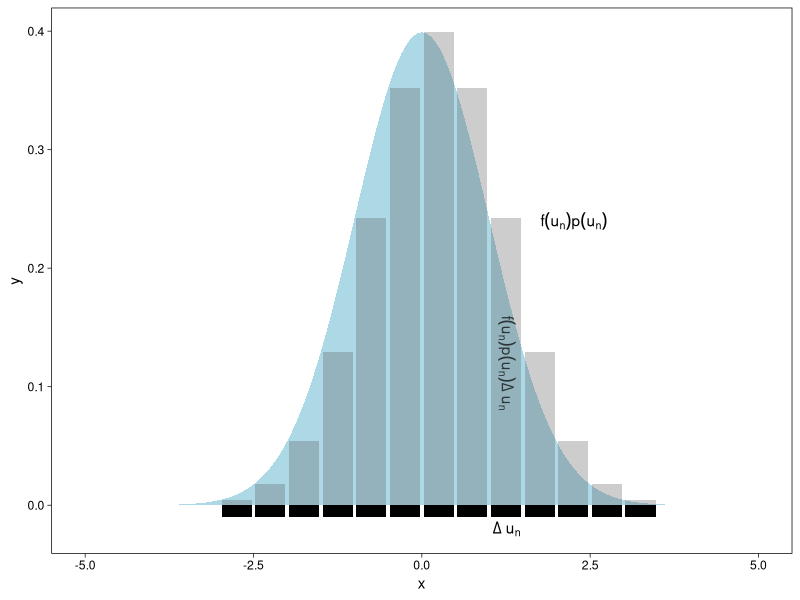
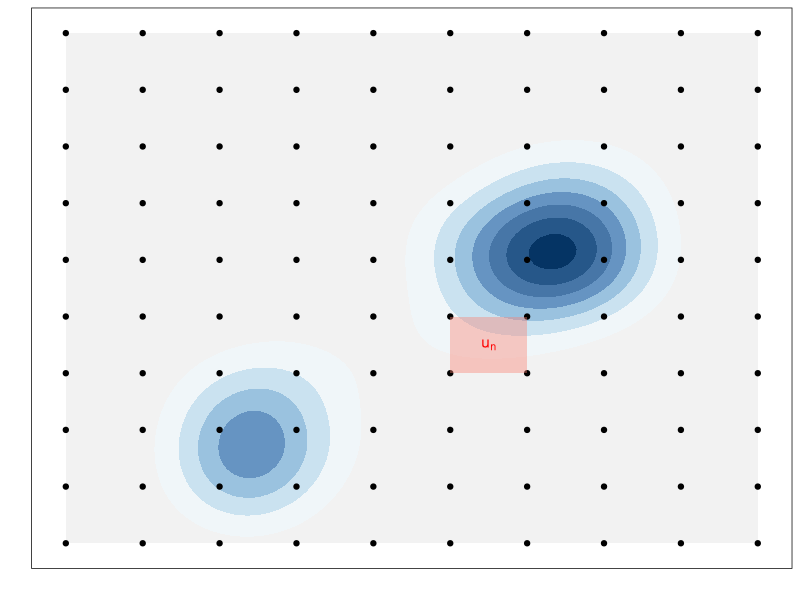
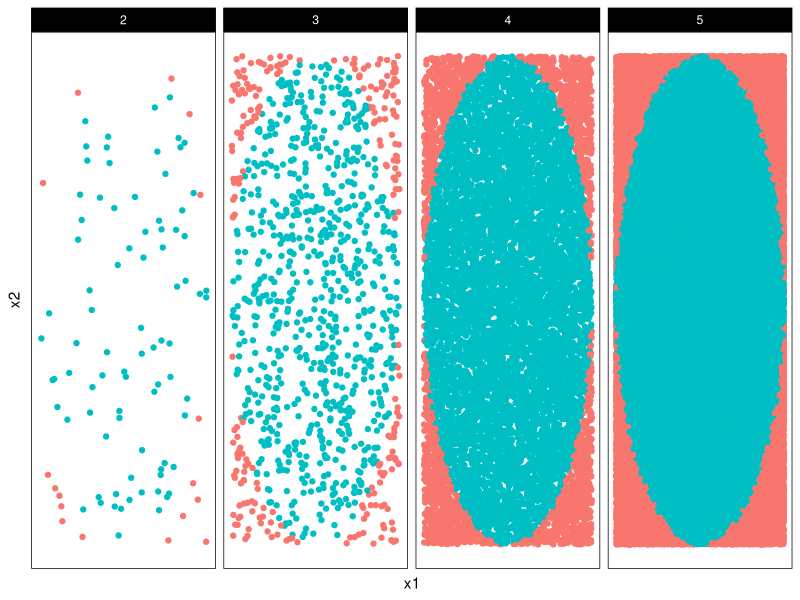
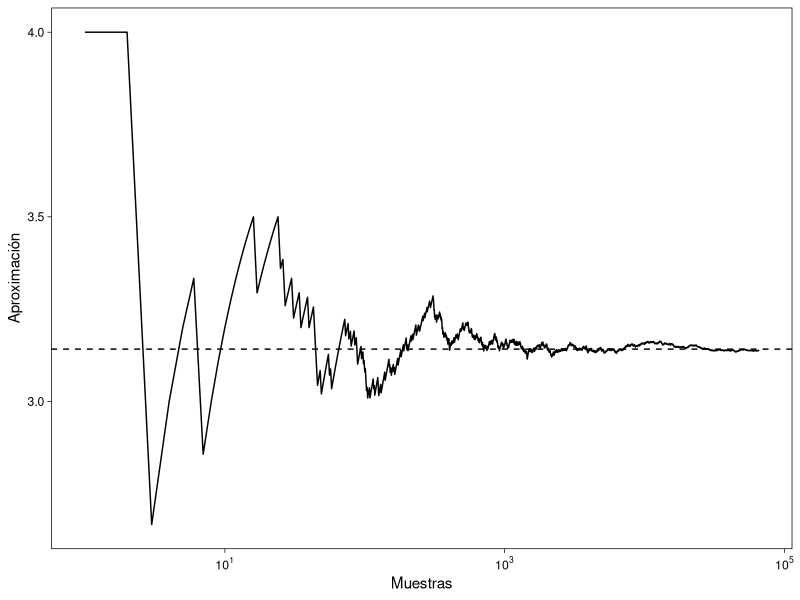
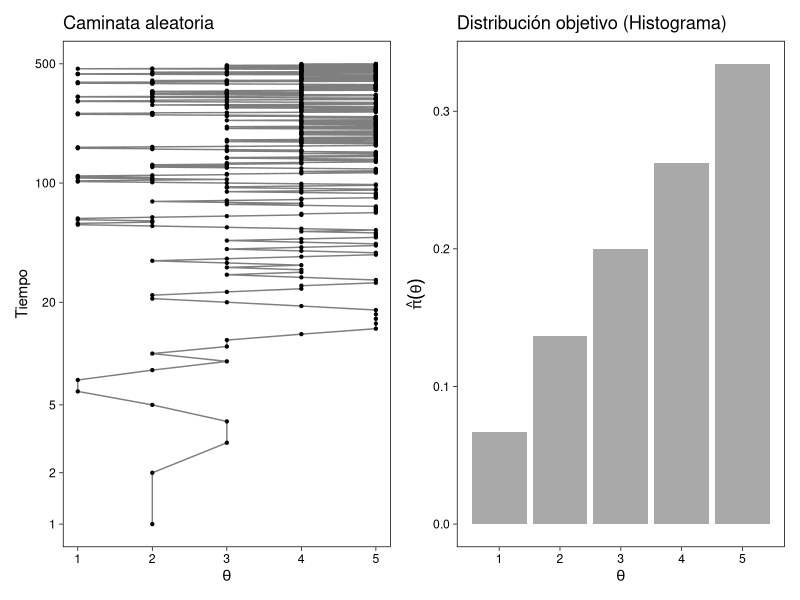
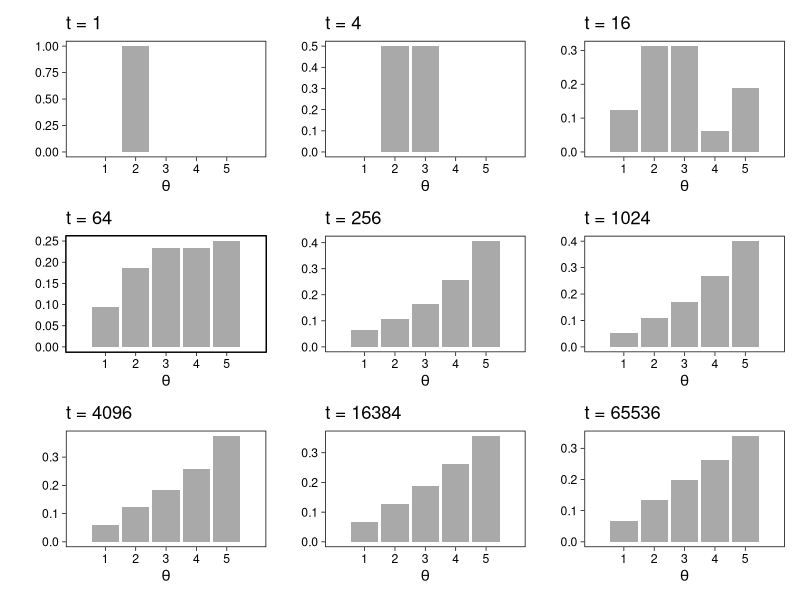
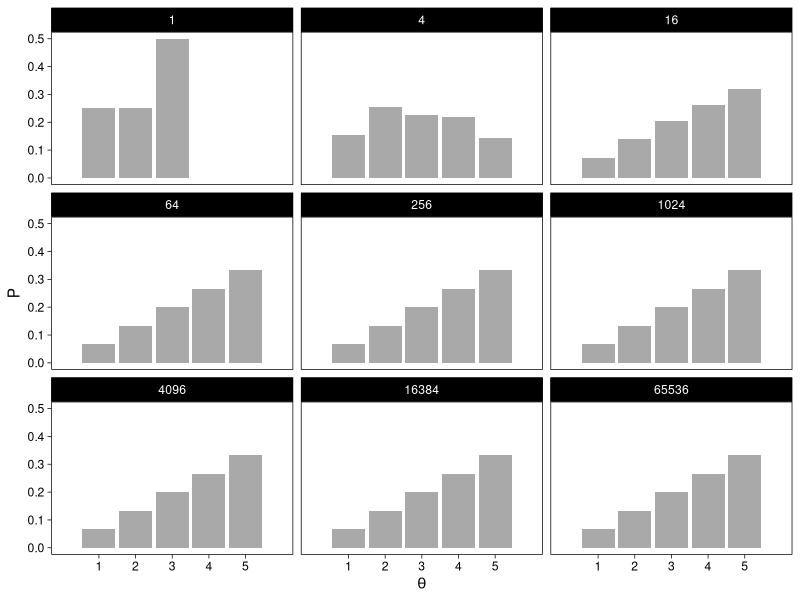
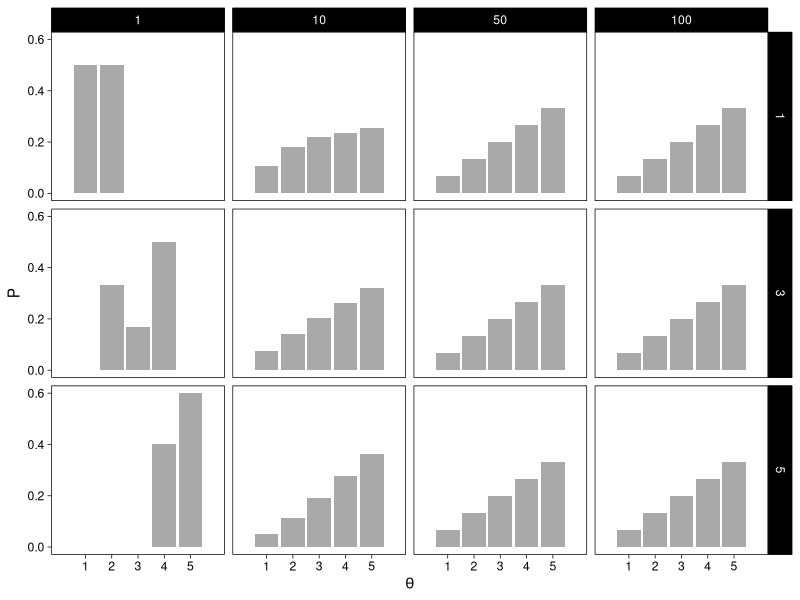

These charts were generated, in order, by the following R code:
## ---- chunk 1
library(tidyverse)
library(patchwork)
library(scales)
knitr::opts_chunk$set(echo = TRUE, message = FALSE, warning=FALSE, 
                      fig.align = 'center', fig.width = 5, fig.height=3, cache = TRUE)
comma <- function(x) format(x, digits = 2, big.mark = ",")
theme_set(theme_linedraw())
color.blues <- c(NA,"#BDD7E7", "#6BAED6", "#3182BD", "#08519C", "#074789", "#063e77", "#053464")
color.itam  <- c("#00362b", "#00503f", "#006953", "#008367", "#009c7b", "#00b68f")


sin_lineas <- theme(panel.grid.major = element_blank(), panel.grid.minor = element_blank())
sin_leyenda <- theme(legend.position = "none")
sin_ejes <- theme(axis.ticks = element_blank(), 
        axis.text = element_blank())
## ---- chunk 2
grid.n <- 11
grid.size <- 6/(grid.n+1)
norm.cuadrature <- tibble(x = seq(-3, 3, by = grid.size), y = dnorm(x) )

## ---- chunk 3

norm.density <- tibble(x = seq(-5, 5, by = .01), 
       y = dnorm(x) ) 
  
norm.cuadrature %>% 
  ggplot(aes(x=x + grid.size/2, y=y)) + 
    geom_area(data = norm.density, aes(x = x, y = y), fill = 'lightblue') + 
    geom_bar(stat="identity", alpha = .3) + 
    geom_bar(aes(x = x + grid.size/2, y = -0.01), fill = 'black', stat="identity") + 
    sin_lineas + xlab('x') + 
    annotate('text', label = expression(Delta~u[n]), x = .01 + 5 * grid.size/2, y = -.02) + 
    annotate('text', label = expression(f(u[n]) * p(u[n]) ), x = .01 + 9 * grid.size/2, y = dnorm(.01 + 4 * grid.size/2)) + 
    annotate('text', label = expression(f(u[n]) * p(u[n]) * Delta~u[n]), 
             x = .01 + 5 * grid.size/2, y = dnorm(.01 + 4 * grid.size/2)/2, 
             angle = -90, alpha = .7)
  

## ---- chunk 4
norm.cuadrature %>% 
  summarise(approx = sum(y * grid.size), N = n()) %>% 
  round(5)
## ---- chunk 5
crear_log_post <- function(n, k){
  function(theta){
    verosim <- k * log(theta) + (n - k) * log(1 - theta)
    inicial <- log(theta)
    log_p_factor <- verosim + inicial
    log_p_factor
  }
}
# observamos 3 éxitos en 4 pruebas:
log_post <- crear_log_post(4, 3)
prob_post <- function(x) { exp(log_post(x))}
# integramos numéricamente
p_x <- integrate(prob_post, lower = 0, upper = 1, subdivisions = 100L)
p_x
## ---- chunk 6
media_funcion <- function(theta){
  theta * prob_post(theta) / p_x$value
}
integral_media <- integrate(media_funcion, lower = 0, upper = 1, subdivisions = 100L)
media_post <- integral_media$value 
media_post
## ---- chunk 7
5/(2+5)
## ---- chunk 8
# Codigo utilizado: 
# https://stackoverflow.com/questions/17521438/geom-rect-and-alpha-does-this-work-with-hard-coded-values

m <- ggplot(faithful, aes(x = eruptions, y = waiting)) +
 xlim(0.5, 6) +
 ylim(40, 110)

grid.size <- 10 - 1

mesh <- expand.grid(x = seq(0.5, 6, by = (6-.5)/grid.size), y = seq(40, 110, by = (110-40)/grid.size))

m + geom_density_2d_filled(aes(alpha = ..level..), bins = 8) + 
  scale_fill_manual(values = color.blues) + 
  sin_lineas + theme(legend.position = "none")  + 
  geom_point(data = mesh, aes(x = x, y = y)) + 
  annotate("rect", xmin = .5 + 5 * (6-.5)/grid.size, 
            xmax = .5 + 6 * (6-.5)/grid.size, 
            ymin = 40 + 3 * (110-40)/grid.size, 
            ymax = 40 + 4 * (110-40)/grid.size,
            linestyle = 'dashed', 
           fill = 'salmon', alpha = .4) + ylab("") + xlab("") + 
  annotate('text', x = .5 + 5.5 * (6-.5)/grid.size, 
                   y = 40 + 3.5 * (110-40)/grid.size, 
           label = expression(u[n]), color = 'red') +
  theme(axis.ticks = element_blank(), 
        axis.text = element_blank())

## ---- chunk 9

genera_dardos <- function(n = 100){
  tibble(x1 = runif(n, min = -1, max = 1), 
         x2 = runif(n, min = -1, max = 1)) %>% 
    mutate(resultado = ifelse(x1**2 + x2**2 <= 1., 1., 0.))
}

dardos <- tibble(n = seq(2,5)) %>% 
  mutate(datos = map(10**n, genera_dardos)) %>% 
  unnest() 

dardos %>% 
  ggplot(aes(x = x1, y = x2)) + 
    geom_point(aes(color = factor(resultado))) + 
    facet_wrap(~n, nrow = 1) + 
    sin_lineas + sin_ejes + sin_leyenda

## ---- chunk 10
set.seed(1087)

genera_dardos(n = 2**16) %>% 
  mutate(n = seq(1, 2**16), 
         approx = cummean(resultado) * 4) %>% 
  ggplot(aes(x = n, y = approx)) + 
    geom_line() + 
    geom_hline(yintercept = pi, linetype = 'dashed') + 
    scale_x_continuous(trans='log10', 
                       labels = trans_format("log10", math_format(10^.x))) + 
    ylab('Aproximación') + xlab("Muestras") + sin_lineas
  

## ---- chunk 11
theta <- rbeta(10000, 5, 2)
media_post <- mean(theta)
momento_2_post <- mean(theta^2)
c(media_post, momento_2_post)
## ---- chunk 12
mean(exp(theta) > 2)
## ---- chunk 13
datos <- tibble(
  sabor = c("fresa", "limón", "mango", "guanábana"),
  n = c(50, 45, 51, 50), gusto = c(36, 35, 42, 29)) %>% 
  mutate(prop_gust = gusto / n)
datos
## ---- chunk 14
datos <- datos %>% 
  mutate(a_post = gusto + 2, b_post = n - gusto + 1)
datos
## ---- chunk 15
simular_conjunta <- function(rep, datos){
  datos %>% mutate(valor_sim = map2_dbl(a_post, b_post, ~ rbeta(1, .x, .y))) %>% 
    select(sabor, valor_sim) 
}
simular_conjunta(1, datos) 
## ---- chunk 16
# esta no es una manera muy rápida, podríamos calcular todas las
# simulaciones de cada parámetro de manera vectorizada
sims_posterior <- tibble(rep = 1:1000) %>% 
  mutate(sims = map(rep, ~ simular_conjunta(.x, datos))) %>% 
  unnest(cols = sims)
sims_posterior
## ---- chunk 17
sims_posterior %>% 
  group_by(rep) %>% 
  mutate(sabor = sabor[which.max(valor_sim)]) %>% 
  group_by(sabor) %>% 
  count() %>% 
  ungroup() %>% 
  mutate(prop = n / sum(n))
## ---- chunk 18

sims_posterior %>% 
  pivot_wider(values_from = valor_sim, names_from = sabor) %>% 
  mutate(preferencia = mango > limón) %>% 
  summarise(mango_limon = mean(preferencia))
  
## ---- chunk 19

set.seed(1087)

islas <- tibble(islas = 1:5, pob = 1:5)
camina_isla <- function(i){ # i: isla actual
    u <- runif(1) # volado
    v <- ifelse(u < 0.5, i - 1, i + 1)  # isla vecina (índice)
    if (v < 1 | v > 5) { # si estas en los extremos y el volado indica salir
      return(i)
    }
    u2 <- runif(1)
    p_move = min(islas$pob[v] / islas$pob[i], 1)
    if (p_move  > u2) {
        return(v) # isla destino
    }
    else {
      return(i) # me quedo en la misma isla
    }
}
pasos <- 100000
iteraciones <- numeric(pasos)
iteraciones[1] <- sample(1:5, 1) # isla inicial
for (j in 2:pasos) {
    iteraciones[j] <- camina_isla(iteraciones[j - 1])
}
caminata <- tibble(pasos = 1:pasos, isla = iteraciones)
plot_caminata <- ggplot(caminata[1:500, ], aes(x = pasos, y = isla)) +
    geom_point(size = 0.8) +
    geom_path(alpha = 0.5) +
    coord_flip() + 
    labs(title = "Caminata aleatoria") +
    scale_x_continuous(trans = "log10", "Tiempo", breaks = c(1, 2, 5, 20, 100, 500)) +
    scale_y_continuous( expression(theta)) + sin_lineas
plot_dist <- ggplot(caminata, aes(x = isla)) +
    geom_bar(fill = "darkgray", aes(y = (..count..)/sum(..count..))) +
    scale_x_continuous(expression(theta), breaks = 1:10) +
    labs(title = "Distribución objetivo (Histograma)", 
       y = expression(hat(pi)(theta))) + sin_lineas
plot_caminata + plot_dist
## ---- chunk 20
t <- 4**(0:8)
plots_list <- map(t, function(i){
    ggplot(caminata[1:i, ], aes(x = isla)) +
        geom_bar(fill = "darkgray", aes(y = (..count..)/sum(..count..))) +
        labs(y = "", x = "", title = paste("t = ", i, sep = "")) +
        scale_x_continuous(expression(theta), breaks = 1:5, limits = c(0, 6)) + 
    sin_lineas
})
wrap_plots(plots_list)
## ---- chunk 21
library(expm)
transMat <- function(P){ # recibe vector de probabilidades (o población)
    T <- matrix(0, 5, 5)
    n <- length(P - 1) # número de estados
    for (j in 2:n - 1) { # llenamos por fila
        T[j, j - 1] <- 0.5 * min(P[j - 1] / P[j], 1)
        T[j, j] <- 0.5 * (1 - min(P[j - 1] / P[j], 1)) + 
                   0.5 * (1 - min(P[j + 1] / P[j], 1))
        T[j, j + 1] <- 0.5 * min(P[j + 1] / P[j], 1)
    }
    # faltan los casos j = 1 y j = n
    T[1, 1] <- 0.5 + 0.5 * (1 - min(P[2] / P[1], 1))
    T[1, 2] <- 0.5 * min(P[2] / P[1], 1)
    T[n, n] <- 0.5 + 0.5 * (1 - min(P[n - 1] / P[n], 1))
    T[n, n - 1] <- 0.5 * min(P[n - 1] / P[n], 1)
    T
}
T <- transMat(islas$pob)
w <- c(0, 1, rep(0, 3))
t <- 4**(0:8)
expT <- map_df(t, ~data.frame(t = ., w %*% (T %^% .)))
expT_long <- expT %>%
    gather(theta, P, -t) %>% 
    mutate(theta = parse_number(theta))
ggplot(expT_long, aes(x = theta, y = P)) +
    geom_bar(stat = "identity", fill = "darkgray") + 
    facet_wrap(~ t) +
    scale_x_continuous(expression(theta), breaks = 1:5, limits = c(0, 6)) + 
  sin_lineas
## ---- chunk 22
inicio_p <- function(i){
    w <- rep(0, 5)
    w[i] <- 1
    t <- c(1, 10, 50, 100)
    exp_t <- map_df(t, ~ data.frame(t = .x, inicio = i, w %*% (T %^% .))) %>%
        gather(theta, P, -t, -inicio) %>% 
        mutate(theta = parse_number(theta))
    exp_t
}
exp_t <- map_df(c(1, 3, 5), inicio_p)
ggplot(exp_t, aes(x = as.numeric(theta), y = P)) +
    geom_bar(stat = "identity", fill = "darkgray") + 
    facet_grid(inicio ~ t) +
    scale_x_continuous(expression(theta), breaks = 1:5, limits = c(0, 6)) + 
  sin_lineas
## ---- chunk 23
crear_metropolis <- function(fun_log, sigma_salto = 0.1){
  # fun_log es la funcion objetivo en escaa logaritmica
  # sigma_salto es la varianza de los saltos en la propuesta
  iterar_metropolis <- function(theta_inicial, n){
    p <- length(theta_inicial)
    nombres <- names(theta_inicial)
    iteraciones <- matrix(0, nrow = n, ncol = p)
    colnames(iteraciones) <- nombres
    iteraciones[1,] <- theta_inicial
    for(i in 2:n){
      theta <- iteraciones[i - 1, ]
      theta_prop <- theta + rnorm(p, 0, sigma_salto)
      # exp(log(p) - log(q)) = p/q
      cociente <- exp(fun_log(theta_prop) - fun_log(theta))
      if(cociente >= 1 || runif(1,0,1) < cociente){
        iteraciones[i, ] <- theta_prop
      } else {
        iteraciones[i, ] <- theta  
      }
    }
    iteraciones_tbl <- iteraciones %>% 
      as_tibble() %>%  
      mutate(iter_num = row_number()) %>% 
      select(iter_num, everything())
    iteraciones_tbl
  }
  iterar_metropolis
}
## ---- chunk 24
exp_no_norm <- function(x) {
  z <- ifelse(x > 0, exp(-0.5 * x), 0)
  log(z)
}

iterador_metro <- crear_metropolis(exp_no_norm, sigma_salto = 0.5)
sims_tbl <- iterador_metro(c(theta = 0.5), 10000)
g_exp_mh <- ggplot(sims_tbl, aes(x = theta)) + 
  geom_histogram(aes(y = ..density..)) + 
  xlim(0, 20) + ggtitle("Metropolis-Hastings")+ sin_lineas + 
  xlab(expression(theta))

g_exp_rexp <- tibble(theta = rexp(10000, rate = .5)) %>% 
  ggplot(aes(x = theta)) + 
  geom_histogram(aes(y = ..density..)) + 
  xlim(0, 20) + ggtitle("rexp")+ sin_lineas + 
  xlab(expression(theta))

g_exp_mh + g_exp_rexp
## ---- chunk 25
beta_no_norm <- function(x) {
  z <- ifelse(x > 0 && x < 1, (x^2)*(1-x), 0)
  log(z)
}

iterador_metro <- crear_metropolis(beta_no_norm, sigma_salto = 0.04)
sims_metro_tbl <- iterador_metro(c(theta = 0.5), 50000)
sims_indep_tbl <- tibble(iter_num = 1:30000, theta = rbeta(30000, 3, 2))
g_1 <- ggplot(sims_metro_tbl, aes(x = theta)) + 
  geom_histogram(aes(y = ..density..)) +
  labs(subtitle = "Metropolis-Hastings")+ sin_lineas + xlab(expression(theta))
g_2 <- ggplot(sims_indep_tbl, aes(x = theta)) + 
  geom_histogram(aes(y = ..density..)) +
  labs(subtitle = "rbeta")+ sin_lineas + xlab(expression(theta))
g_1 + g_2
## ---- chunk 26
g_metropolis <- sims_metro_tbl %>% 
  filter(iter_num < 500) %>% 
  ggplot(aes(x = iter_num, y = theta)) +
  geom_line() + labs(subtitle = "Metropolis-Hastings")+ sin_lineas + 
  ylab(expression(theta))
g_indep <- sims_indep_tbl %>% 
  filter(iter_num < 500) %>% 
  ggplot(aes(x = iter_num, y = theta)) +
  geom_line() + labs(subtitle = "Independientes")+ sin_lineas + 
  ylab(expression(theta))
g_metropolis + g_indep
## ---- chunk 27
media_1 <- sims_metro_tbl %>% summarise(media_post = mean(theta)) %>% pull(media_post)
media_2 <- sims_indep_tbl %>% summarise(media_post = mean(theta)) %>% pull(media_post)
media_exacta <- 3/(3 + 2)
tibble(metodo = c("sim Metropolis-Hastings", "sim Independiente", "exacto"),
       media_post = c(media_1, media_2, media_exacta))
## ---- chunk 28
sim_indep <- tibble(theta = rgamma(10000, 20, 100))
ggplot(sim_indep, aes(x = theta)) + geom_histogram()+ sin_lineas + 
  xlab(expression(theta))
## ---- chunk 29
# logaritmo de densidad no normalizada
log_f_dist <- function(x) 210 + dgamma(x, 20, 100, log = TRUE)
# iterar
iterador_metro_chico <- crear_metropolis(log_f_dist, sigma_salto = 0.001)
sims_chico_tbl <- iterador_metro_chico(c(theta = 0.02), 50000)
g_sim <- ggplot(sims_chico_tbl %>% filter(iter_num < 3000), 
                aes(x = iter_num, y = theta)) + 
  geom_line() + sin_lineas + ylab(expression(theta)) + 
  ylim(c(0, 0.5))

dist_bplot <- ggplot(tibble(x = rgamma(10000, 20, 100)), 
                     aes(y = x, x = "a")) + 
  geom_violin() + 
  ylab("") + sin_lineas +
  ylim(0, 0.5)

g_sim + dist_bplot + plot_layout(widths = c(5, 1))
## ---- chunk 30
set.seed(831)
iterador_metro_grande <- crear_metropolis(log_f_dist, sigma_salto = 20)
sims_grande_tbl <- iterador_metro_grande(c(theta = 0.02), 50000)

g_sim <- ggplot(sims_grande_tbl %>% filter(iter_num < 3000), 
                aes(x = iter_num, y = theta)) + 
  geom_line() + sin_lineas + ylab(expression(theta)) + 
  ylim(c(0, 0.5))

g_sim + dist_bplot + plot_layout(widths = c(5, 1))
## ---- chunk 31
set.seed(831)
iterador_metro_apropiada <- crear_metropolis(log_f_dist, sigma_salto = 0.1)
sims_tbl <-iterador_metro_apropiada(c(theta = 0.02), 50000)
g_sim <- ggplot(sims_tbl %>% filter(iter_num < 3000), 
  aes(x = iter_num, y = theta)) + geom_line() + ylim(c(0, 0.5)) + sin_lineas + 
  ylab(expression(theta))
g_sim + dist_bplot + plot_layout(widths = c(5, 1))
## ---- chunk 32
estimaciones_media <- map_dfr(
  list(sims_chico_tbl, sims_grande_tbl, sims_tbl), 
  ~ filter(.x, iter_num < 3000) %>% 
    summarise(media = mean(theta))) %>% 
    mutate(tipo = c("salto chico", "salto grande", "salto apropiado"))
estimaciones_media %>% bind_rows(tibble(tipo = "exacta", media = 20/100)) %>% 
  select(tipo, media)
## ---- chunk 33
set.seed(6222131)
sims_chica_tbl <- iterador_metro_chico(c(theta = 0.02), 5000)
sims_grande_tbl <- iterador_metro_grande(c(theta = 0.02), 5000)
estimaciones_media <- map_dfr(
    list(sims_chica_tbl, sims_grande_tbl, sims_tbl), 
    ~ filter(.x, iter_num < 3000) %>% 
  summarise(media = mean(theta))) %>% 
  mutate(tipo = c("salto chico", "salto grande", "salto apropiado"))
estimaciones_media %>% bind_rows(tibble(tipo = "exacta", media = 20/100)) %>% 
  select(tipo, media)
## ---- chunk 34
library(mvtnorm)

mu <- c(1, 2)
Sigma <- matrix(c(1, .75, .75, 1), nrow = 2)

crear_log_norm <- function(mu, Sigma){
  # calcula log_posterior
  log_norm <- function(x){
      log_verosim <- dmvnorm(x, mu, Sigma, log = TRUE)
  }
  log_norm
}

log_norm <- crear_log_norm(mu, Sigma)

calibra_metropolis <- function(sigma){
  
  metro_normal <- crear_metropolis(log_norm, sigma_salto = sigma)
  metro_normal(c(x1 = 0, x2 = 0), 100) %>% 
    select(-iter_num) %>% 
    unique() %>% 
    summarise(accep = n()/100) %>% 
    pull(accep)
  
}

tibble(sigma = c(.1, .5, .75, 1., 2.33/sqrt(2), 2.5)) %>% 
  mutate(accep = map_dbl(sigma, calibra_metropolis))

## ---- chunk 35

set.seed(1087)

# plot.grid <- %>% 
  
plot.grid <- expand_grid(x = seq(-2,5, by = 7/99), y = seq(-1,5, by = 6/99))

plot.grid <- plot.grid %>% 
  mutate(density = dmvnorm(plot.grid, mean = mu, sigma = Sigma))

plot.breaks <- plot.grid %>% 
  summarise(breaks = quantile(density, probs = c(.67, .90, .99))) %>% 
  pull(breaks)


cadena_normal <- function(sigma){
  
  metro_normal <- crear_metropolis(log_norm, sigma_salto = sigma)
  metro_normal(c(x1 = -2, x2 = 4), 50)
  
}

tibble(sigma = c(.1, .5, .75, 2.33/sqrt(2), 2.5, 5)) %>% 
  mutate(cadenas = map(sigma, cadena_normal)) %>% 
  unnest(cadenas) %>% 
  ggplot(aes(x = x1, y = x2)) + 
    geom_contour(data = plot.grid, aes(x,y,z = density), breaks = plot.breaks) + 
    geom_path() + geom_point() + 
    geom_point(data = tibble(x = -2, y = 4), aes(x, y), color = 'red') + 
    facet_wrap(~round(sigma,2)) + 
    xlab(expression(x[1])) + ylab(expression(x[2])) + 
    sin_lineas


## ---- chunk 36
crear_log_posterior_norm <- function(x = datos, m_0, n_0, a, b){
  # calcula log_posterior
  log_posterior <- function(mu, sigma){
      log_verosim <- sum(dnorm(x, mu, sigma, log = TRUE))
      tau <- 1 / sigma^2
      log_inicial <- 
        dgamma(tau, a, b, log = TRUE) + 
        dnorm(mu, mu_0, sigma/sqrt(n_0), log = TRUE)
      log_p <- log_verosim + log_inicial
      log_p
  }
  log_posterior
}
## ---- chunk 37
# parametros de inicial y datos
a <- 3
b <- 140
mu_0 <- 175
n_0 <- 5
set.seed(3413)
cantantes <- lattice::singer %>% 
  mutate(estatura_cm = round(2.54 * height)) %>% 
  filter(str_detect(voice.part, "Tenor")) %>% 
  sample_n(20)
## ---- chunk 38
log_p <- crear_log_posterior_norm(cantantes$estatura_cm, mu_0, n_0, a, b) 
log_post <- function(pars) { log_p(pars[1], pars[2]) }
set.seed(823)
metro_normal <- crear_metropolis(log_post, sigma_salto = 0.5)
sim_tbl <- metro_normal(c(mu = 172, sigma = 3), 50000) 
ggplot(sim_tbl %>% filter(iter_num < 100), 
       aes(x = mu, y = sigma)) + 
  geom_path() +
  geom_point() + sin_lineas + 
  xlab(expression(mu)) + ylab(expression(sigma))
## ---- chunk 39
g_normal <- ggplot(sim_tbl, aes(x = mu, y = sigma)) + 
  geom_point(alpha = 0.05)+ coord_equal() + ylim(c(0, 14)) + 
  sin_lineas + xlab(expression(mu)) + ylab(expression(sigma))
g_normal
## ---- chunk 40
sim_tbl %>% summarise(across(is_double, mean))
## ---- chunk 41
crear_log_posterior <- function(x, m_0, sigma_0, inf, sup){
  # calcula log_posterior
  log_posterior <- function(mu, sigma){
      log_verosim <- sum(dnorm(x, mu, sigma, log = TRUE))
      log_inicial <- 
        dunif(sigma, inf, sup, log = TRUE) + 
        dnorm(mu, mu_0, sigma_0, log = TRUE)
      log_p <- log_verosim + log_inicial
      log_p
  }
  log_posterior
}
## ---- chunk 42
log_p <- crear_log_posterior(cantantes$estatura_cm, 175, 3, 2, 20) 
log_post <- function(pars) { log_p(pars[1], pars[2]) }
## ---- chunk 43
set.seed(8231)
metro_normal <- crear_metropolis(log_post, sigma_salto = 0.5)
sim_tbl <- metro_normal(c(mu = 172, sigma = 5), 50000) 
g_normal_2 <- ggplot(sim_tbl, aes(x = mu, y = sigma))  +
  geom_point(alpha = 0.05) + coord_equal() + ylim(c(0, 14)) + sin_lineas + 
  xlab(expression(mu)) + ylab(expression(sigma))
g_normal + g_normal_2
## ---- chunk 44

sim_tbl %>% summarise(across(is.numeric, mean))

## ---- chunk 45
tau <- rgamma(5000, 3, 150)
sigma <- 1/sqrt(tau)
quantile(sigma, c(0.01,0.1, 0.9, 0.99))
quantile(runif(5000, 2, 25), c(0.01,0.1, 0.9, 0.99))
## ---- chunk 46
sim_formas <- function(p_azar, p_corr){
  tipo <- rbinom(1, 1, 1 - p_azar)
  if(tipo==0){
    # al azar
    x <- rbinom(1, 10, 1/5)
  } else {
    # no al azar
    x <- rbinom(1, 10, p_corr)
  }
  x
}
## ---- chunk 47
set.seed(12)
muestra <- map_dbl(1:200, ~ sim_formas(0.35, 0.5))
qplot(muestra, geom = 'bar') + sin_lineas
## ---- chunk 48
qbeta(c(0.1, 0.9), 1, 5) %>% round(2)
## ---- chunk 49
crear_log_posterior <- function(x){
 
  log_posterior <- function(theta_azar, theta_corr){
    log_verosim <- sum(log(theta_azar * dbinom(x, 10, 1/5) + 
                          (1 - theta_azar) * dbinom(x, 10, theta_corr)))
    log_inicial <- dbeta(theta_azar, 1, 5, log = TRUE) +
      dbeta(theta_corr, 7, 3, log = TRUE)
    log_post <- log_verosim + log_inicial
    log_post
  }  
  log_posterior

}
## ---- chunk 50
log_p <- crear_log_posterior(muestra)
log_post <- function(pars) { log_p(pars[1], pars[2]) }
set.seed(8231)
metro_examenes <- crear_metropolis(log_post, sigma_salto = 0.02)
sim_tbl <- metro_examenes(c(theta_azar = 0.5, theta_corr = 0.5), 20000)
g_1 <- ggplot(sim_tbl, aes(x = theta_azar, y = theta_corr))  +
  geom_point(alpha = 0.05) + coord_equal() + sin_lineas + 
  xlab(expression(theta['azar'])) + ylab(expression(theta['corr']))
g_1
## ---- chunk 51
f <- c(0.05, 0.5, 0.95)
sim_tbl %>% 
  pivot_longer(-iter_num, names_to = "parametro", values_to = "valor") %>% 
  group_by(parametro) %>% 
  summarise(cuantil = quantile(valor, f), f = f) %>% 
  mutate(cuantil = round(cuantil, 2)) %>% 
  pivot_wider(names_from = f, values_from = cuantil)
## ---- chunk 52

set.seed(1087)

mu <- c(1, 2)
Sigma <- matrix(c(1, .75, .75, 1), nrow = 2)

crear_log_norm <- function(mu, Sigma){
  # calcula log_posterior
  log_norm <- function(x){
      log_verosim <- dmvnorm(x, mu, Sigma, log = TRUE)
  }
  log_norm
}

log_norm <- crear_log_norm(mu, Sigma)

corre_metropolis <- function(x1, x2){
  
  n_muestras <- 1000
  metro_normal <- crear_metropolis(log_norm, sigma_salto = 1.645)
  metro_normal(c(x1 = x1, x2 = x2), n_muestras) 
  
}

tibble(x0 = c(-2, 0), y0 = c(4, 0), id = seq(1,2)) %>% 
  mutate(cadena = map2(x0, y0, corre_metropolis)) %>%
  unnest(cadena) %>% 
  ggplot(aes(x = x1, y = x2)) + 
      geom_contour(data = plot.grid, aes(x,y,z = density), breaks = plot.breaks) + 
      geom_path() + geom_point() + 
      geom_point(aes(x0, y0), color = 'red') + 
      facet_wrap(~id) + 
      xlab(expression(x[1])) + ylab(expression(x[2])) + 
      sin_lineas
